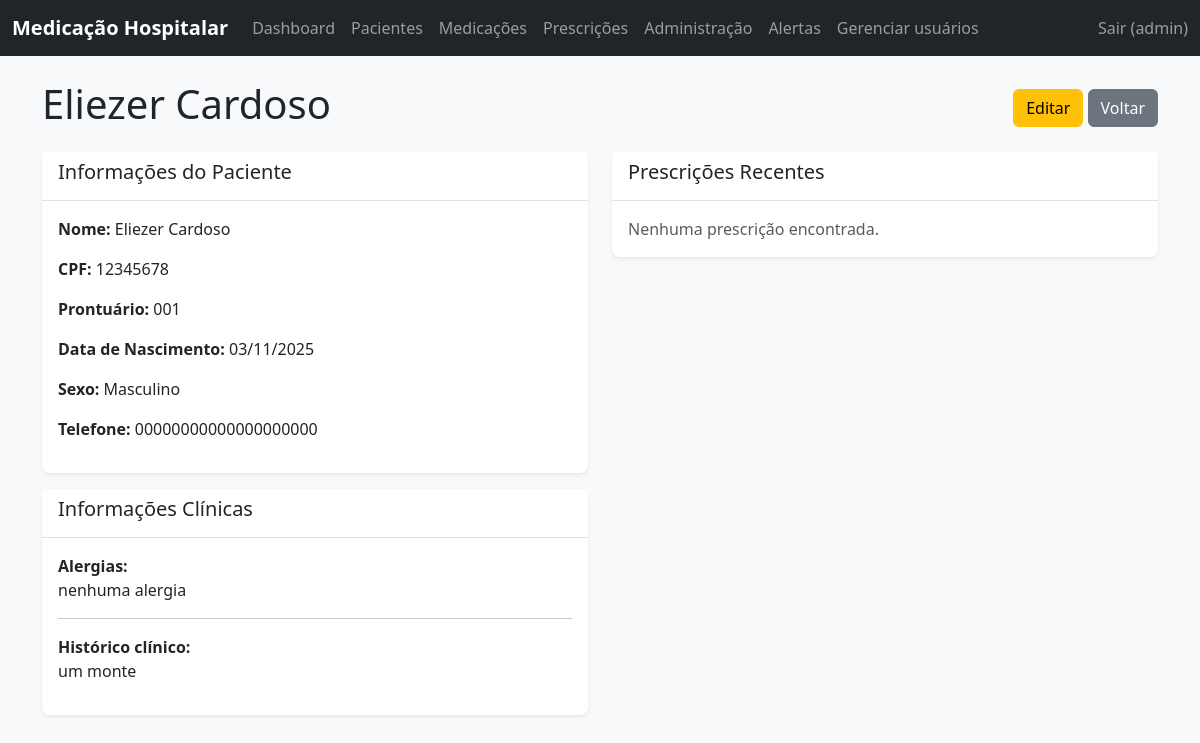
The app's page /pacientes/1/ (signed in), older data.
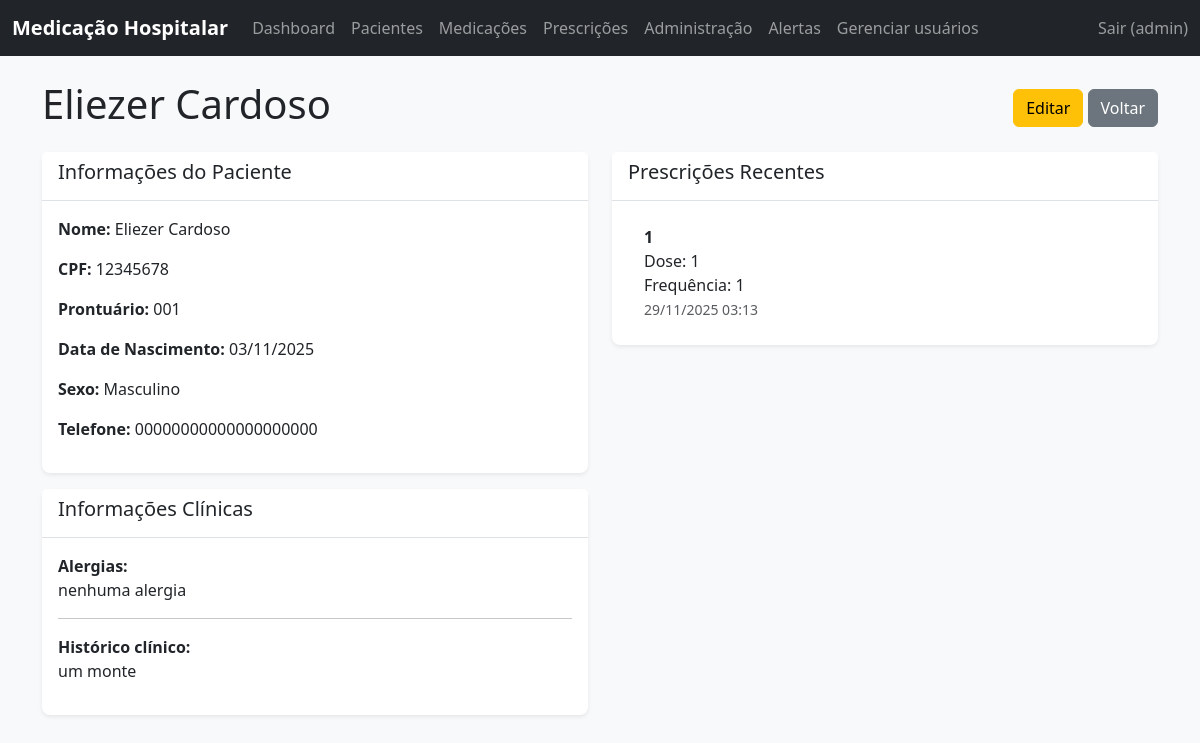
The same page, newer data.
### core/models.py (models this page shows, shortened)
class Prescricao(models.Model):
    STATUS_CHOICES = [
        ('ativa', 'Ativa'),
        ('suspensa', 'Suspensa'),
        ('encerrada', 'Encerrada'),
    ]
    paciente = models.ForeignKey(Paciente, on_delete=models.CASCADE)
    medicamento = models.ForeignKey(Medicamento, on_delete=models.CASCADE)
    medico = models.ForeignKey(
        settings.AUTH_USER_MODEL,
        on_delete=models.PROTECT,
        related_name='prescricoes',
        null=True,
        blank=True,
    )
    data_criacao = models.DateTimeField(auto_now_add=True)
    data_ultima_atualizacao = models.DateTimeField(auto_now=True)
    dose = models.CharField(max_length=100)
    frequencia = models.CharField(max_length=100)
    status = models.CharField(
        max_length=20,
        choices=STATUS_CHOICES,
        default='ativa',
    )
    observacoes = models.TextField(blank=True, null=True)
    class Meta:
        verbose_name = "Prescrição"
        verbose_name_plural = "Prescrições"

class Medicamento(models.Model):
    nome = models.CharField(max_length=255)
    dosagem = models.CharField(max_length=100)
    via_administracao = models.CharField(max_length=100)
    class Meta:
        verbose_name = "Medicamento"
        verbose_name_plural = "Medicamentos"

### core/views_frontend.py (the view)
class PacienteDetailView(LoginRequiredMixin, DetailView):
    model = Paciente
    template_name = 'core/paciente_detail.html'
    context_object_name = 'paciente'

### templates/core/paciente_detail.html (shortened to what this page needs)
{% extends 'base.html' %}
{% load static %}
{% block content %}
<div class="row">
    <div class="col-12">
        <div class="d-flex justify-content-between align-items-center mb-3">
            <h1>{{ paciente.nome }}</h1>
            <div>
                <a href="{% url 'paciente_update' paciente.pk %}" class="btn btn-warning">Editar</a>
                <a href="{% url 'paciente_list' %}" class="btn btn-secondary">Voltar</a>
            </div>
        </div>
    </div>
</div>
<div class="row">
    <div class="col-md-6">
        <div class="card mb-3">
            <div class="card-header">
                <h5>Informações do Paciente</h5>
            </div>
            <div class="card-body">
                <p><strong>Nome:</strong> {{ paciente.nome }}</p>
                <p><strong>CPF:</strong> {{ paciente.cpf }}</p>
                <p><strong>Prontuário:</strong> {{ paciente.prontuario }}</p>
                <p><strong>Data de Nascimento:</strong> {{ paciente.data_nascimento|date:"d/m/Y" }}</p>
                <p><strong>Sexo:</strong> {{ paciente.get_sexo_display }}</p>
                <p><strong>Telefone:</strong> {{ paciente.telefone_contato|default:"-" }}</p>
            </div>
        </div>
        <div class="card">
            <div class="card-header">
                <h5>Informações Clínicas</h5>
            </div>
            <div class="card-body">
                <p>
                    <strong>Alergias:</strong><br>
                    {% if paciente.alergias %}
                        {{ paciente.alergias|linebreaksbr }}
                    {% else %}
                        <span class="text-muted">Nenhuma alergia registrada.</span>
                    {% endif %}
                </p>
                <hr>
                <p>
                    <strong>Histórico clínico:</strong><br>
                    {% if paciente.historico_clinico %}
                        {{ paciente.historico_clinico|linebreaksbr }}
                    {% else %}
                        <span class="text-muted">Nenhum histórico clínico registrado.</span>
                    {% endif %}
                </p>
            </div>
        </div>
    </div>
    <div class="col-md-6">
        <div class="card">
            <div class="card-header">
                <h5>Prescrições Recentes</h5>
            </div>
            <div class="card-body">
                {% if paciente.prescricao_set.all %}
                    <ul class="list-group list-group-flush">
                        {% for prescricao in paciente.prescricao_set.all %}
                            <li class="list-group-item">
                                <strong>{{ prescricao.medicamento.nome }}</strong>
                                <br>Dose: {{ prescricao.dose }}
                                <br>Frequência: {{ prescricao.frequencia }}
                                <br>
                                <small class="text-muted">
                                    {{ prescricao.data_criacao|date:"d/m/Y H:i" }}
                                </small>
                            </li>
                        {% endfor %}
                    </ul>
                {% else %}
                    <p class="text-muted mb-0">Nenhuma prescrição encontrada.</p>
                {% endif %}
            </div>
        </div>
    </div>
</div>
{% endblock %}

Row changes from the older to the newer data that the page shows:
added Prescricao: medicamento.nome "1", dose "1", frequencia "1", data_criacao "29/11/2025 03:13"
Text that changed along with them:
text no longer shown: "Nenhuma prescrição encontrada."
